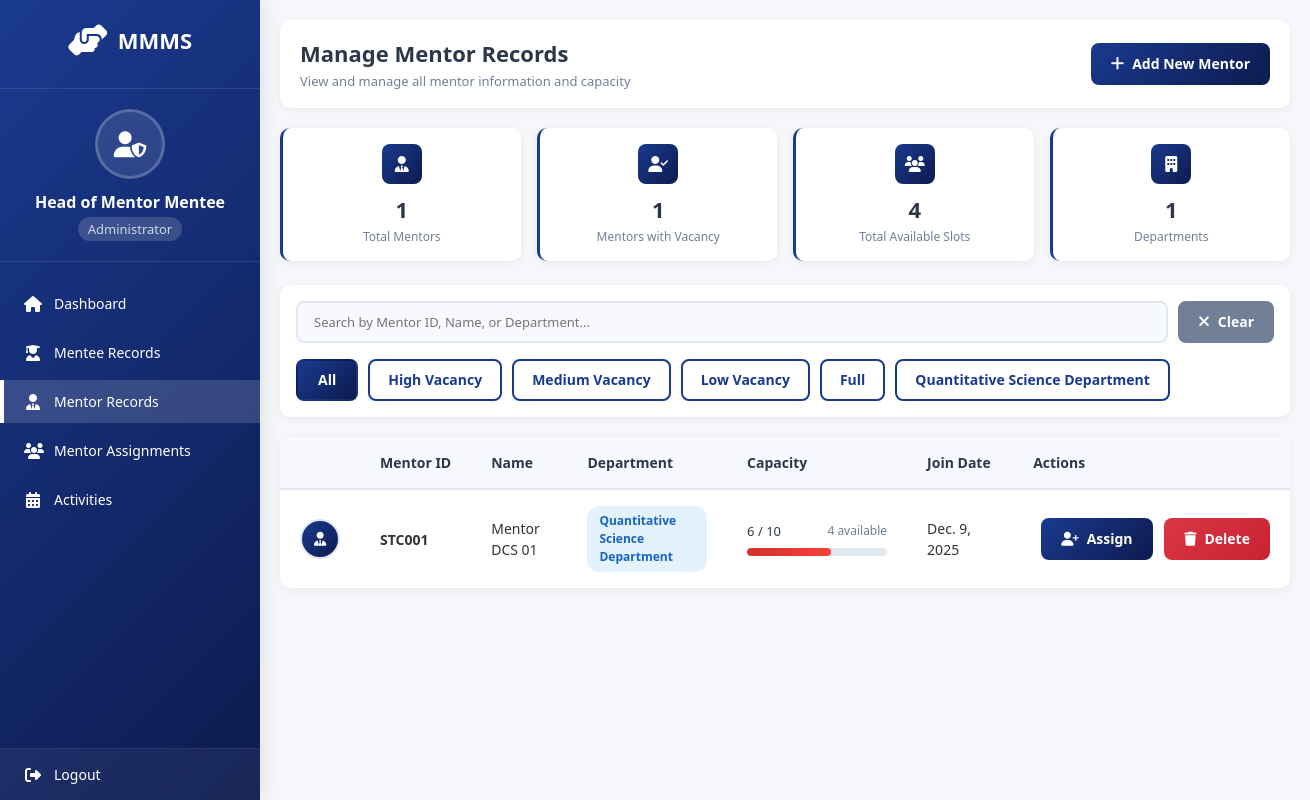
/mmms/head/mentors/ (signed in), run on an earlier commit of the app's database.
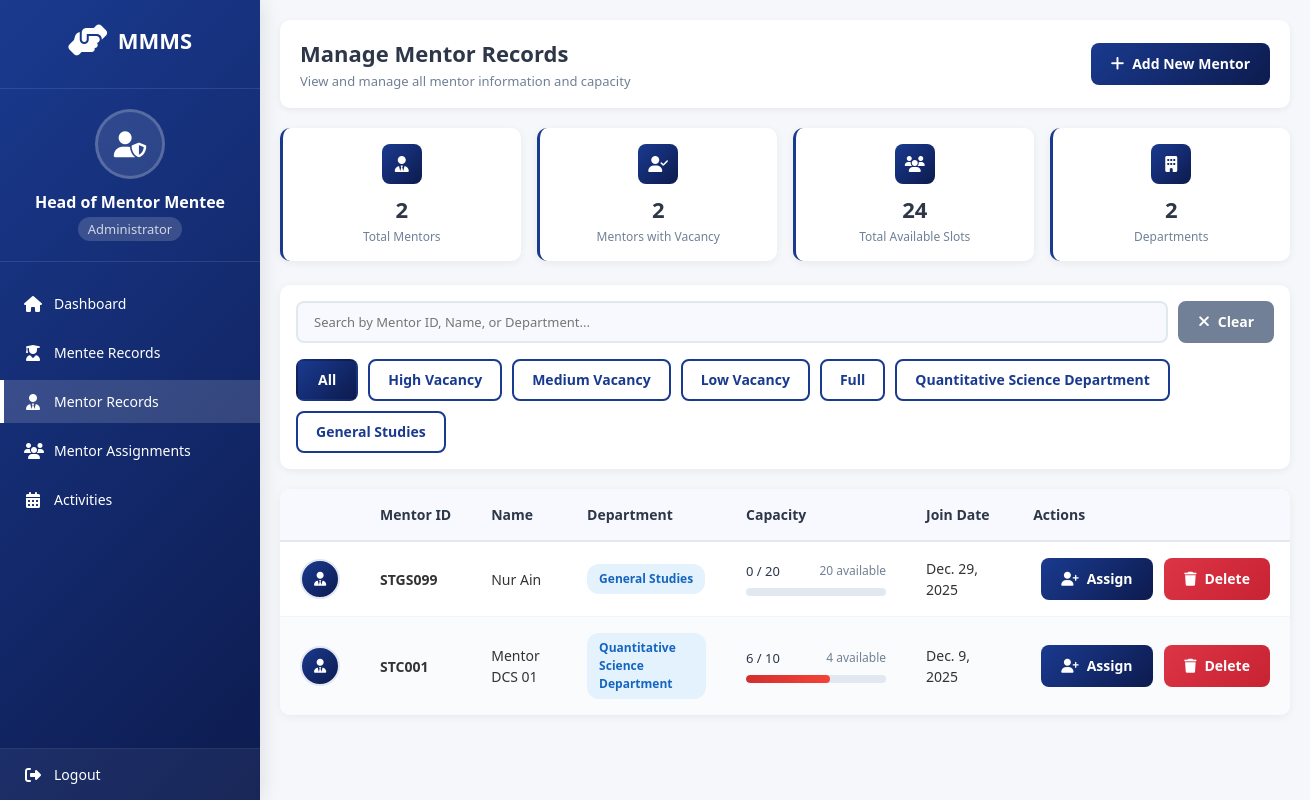
And on a later commit of the database.
### system/models.py (models this page shows, shortened)
class Mentor(models.Model):
    user = models.OneToOneField(settings.AUTH_USER_MODEL, on_delete=models.CASCADE)
    profile_picture = models.ImageField(upload_to='mentor_profile_pictures/', null=True, blank=True)
    MentorID = models.CharField(max_length=12, primary_key=True)
    MentorName = models.CharField(max_length=100)
    MentorEmail = models.EmailField()
    MentorPhone = models.CharField(max_length=15)
    MentorIC = models.CharField(max_length=15)
    MentorAddress = models.CharField(max_length=255)
    MentorPostcode = models.CharField(max_length=10)
    MentorCity = models.CharField(max_length=50)
    MentorState = models.CharField(max_length=50)
    MentorRace = models.CharField(max_length=50)
    MentorReligion = models.CharField(max_length=50)
    MentorDepartment = models.CharField(max_length=100)
    MaxMentees = models.IntegerField(default=20)
    CurrentMentees = models.IntegerField(default=0)
    MentorJoinDate = models.DateField()

### system/views.py (the view)
# urls.py: path('head/mentors/', views.manage_mentors, name='manage_mentors'),
@login_required
def manage_mentors(request):
    if request.user.role != 'head':
        messages.error(request, 'Access denied. Head role required.')
        return redirect('homepage')
    mentors = Mentor.objects.all().order_by('MentorDepartment', 'MentorID')
    for mentor in mentors:
        current_assignments = MentorMenteeAssignment.objects.filter(
            mentor=mentor,
            assignment_status='active'
        ).count()
        mentor.current_assignments_count = current_assignments
        mentor.available_slots = mentor.MaxMentees - current_assignments
    mentors_with_vacancy = [m for m in mentors if m.available_slots > 0]
    total_vacancy = sum(m.available_slots for m in mentors_with_vacancy)
    departments = Mentor.objects.values_list('MentorDepartment', flat=True).distinct()
    departments_count = departments.count()
    search_query = request.GET.get('search', '')
    if search_query:
        mentors = mentors.filter(
            Q(MentorID__icontains=search_query) |
            Q(MentorName__icontains=search_query) |
            Q(MentorDepartment__icontains=search_query)
        )
    context = {
        'mentors': mentors,
        'search_query': search_query,
        'mentors_with_vacancy': mentors_with_vacancy,
        'total_vacancy': total_vacancy,
        'departments': departments,
        'departments_count': departments_count,
    }
    return render(request, 'manage_mentors.html', context)

### system/templates/manage_mentors.html (shortened to what the changed rows need)
<!DOCTYPE html>
<html lang="en">
<head>
    <link rel="stylesheet" href="https://cdnjs.cloudflare.com/ajax/libs/font-awesome/6.4.0/css/all.min.css">
</head>
<body>
    <div class="main-content">
        <div class="content-header">
            <div>
                <h1>Manage Mentor Records</h1>
            </div>
        </div>
        <div class="stats-grid">
            <div class="stat-card">
                <div class="stat-icon">
                    <i class="fas fa-user-tie"></i>
                </div>
                <div class="stat-number">{{ mentors.count }}</div>
                <div class="stat-label">Total Mentors</div>
            </div>
            <div class="stat-card">
                <div class="stat-icon">
                    <i class="fas fa-user-check"></i>
                </div>
                <div class="stat-number">{{ mentors_with_vacancy|length }}</div>
                <div class="stat-label">Mentors with Vacancy</div>
            </div>
            <div class="stat-card">
                <div class="stat-icon">
                    <i class="fas fa-users"></i>
                </div>
                <div class="stat-number">{{ total_vacancy }}</div>
                <div class="stat-label">Total Available Slots</div>
            </div>
            <div class="stat-card">
                <div class="stat-icon">
                    <i class="fas fa-building"></i>
                </div>
                <div class="stat-number">{{ departments_count }}</div>
                <div class="stat-label">Departments</div>
            </div>
        </div>
        <div class="controls">
            <div class="filter-options">
                <button class="filter-btn active" onclick="filterByVacancy('all')">All</button>
                <button class="filter-btn" onclick="filterByVacancy('high')">High Vacancy</button>
                <button class="filter-btn" onclick="filterByVacancy('medium')">Medium Vacancy</button>
                <button class="filter-btn" onclick="filterByVacancy('low')">Low Vacancy</button>
                <button class="filter-btn" onclick="filterByVacancy('full')">Full</button>
                {% for department in departments %}
                <button class="filter-btn" onclick="filterByDepartment('{{ department }}')">{{ department }}</button>
                {% endfor %}
            </div>
        </div>
        {% if mentors %}
        <div class="mentor-table-container">
            <table class="mentor-table" id="mentorTable">
                <thead>
                    <tr>
                        <th></th>
                        <th>Mentor ID</th>
                        <th>Name</th>
                        <th>Department</th>
                        <th>Capacity</th>
                        <th>Join Date</th>
                        <th>Actions</th>
                    </tr>
                </thead>
                <tbody>
                    {% for mentor in mentors %}
                    <tr class="mentor-row clickable-row" data-department="{{ mentor.MentorDepartment }}"
                        data-vacancy="{{ mentor.available_slots }}"
                        data-vacancy-rate="{% widthratio mentor.available_slots mentor.MaxMentees 100 %}"
                        onclick="window.location.href='{% url 'view_mentor' mentor.MentorID %}'">
                        <td>
                            {% if mentor.profile_picture %}
                            <img src="{{ mentor.profile_picture.url }}" alt="{{ mentor.MentorName }}"
                                class="profile-picture">
                            {% else %}
                            <div class="profile-picture-placeholder">
                                <i class="fas fa-user-tie"></i>
                            </div>
                            {% endif %}
                        </td>
                        <td><strong>{{ mentor.MentorID }}</strong></td>
                        <td>{{ mentor.MentorName }}</td>
                        <td>
                            <span class="department-badge">{{ mentor.MentorDepartment }}</span>
                        </td>
                        <td>
                            <div class="capacity-container">
                                <div class="capacity-info">
                                    <span class="capacity-numbers">{{ mentor.current_assignments_count }} / {{ mentor.MaxMentees }}</span>
                                    <span class="capacity-vacancy">{{ mentor.available_slots }} available</span>
                                </div>
                                <div class="capacity-bar">
                                    <div class="capacity-fill {% if mentor.available_slots >= 10 %}high{% elif mentor.available_slots >= 5 %}medium{% elif mentor.available_slots > 0 %}low{% else %}full{% endif %}"
                                        style="width: {% widthratio mentor.current_assignments_count mentor.MaxMentees 100 %}%">
                                    </div>
                                </div>
                            </div>
                        </td>
                        <td>{{ mentor.MentorJoinDate }}</td>
                        <td class="actions-cell" onclick="event.stopPropagation();">
                            <a href="{% url 'mentor_assignments' %}?mentor={{ mentor.MentorID }}"
                                class="action-btn btn-assign">
                                <i class="fas fa-user-plus"></i>
                                Assign
                            </a>
                            <form method="POST" action="{% url 'delete_mentor' mentor.MentorID %}"
                                style="display: inline;">
                                <button type="submit" class="action-btn btn-delete"
                                    onclick="return confirm('Are you sure you want to delete {{ mentor.MentorName }}? This will affect all assigned mentees.')">
                                    <i class="fas fa-trash"></i>
                                    Delete
                                </button>
                            </form>
                        </td>
                    </tr>
                    {% endfor %}
                </tbody>
            </table>
        </div>
        {% endif %}
    </div>
</body>
</html>

What changed in the data, as far as the page shows it:
added Mentor: MentorID "STGS099", MentorName "Nur Ain", MentorDepartment "General Studies", current_assignments_count "0", MaxMentees "20", available_slots "20", MentorJoinDate "Dec. 29, 2025"
Also different on the page:
{{ mentors.count }}: "1" → "2"
{{ mentors_with_vacancy|length }}: "1" → "2"
{{ total_vacancy }}: "4" → "24"
{{ departments_count }}: "1" → "2"
new list line: "General Studies"
